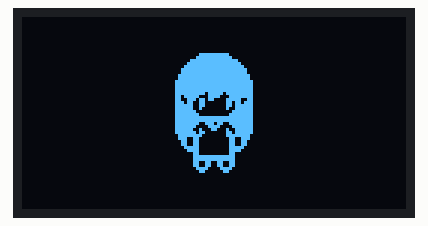
Recording of a program running on a simulated ESP32 board running MicroPython. Parts: 128×64 one-colour display. At 0.1 s the program stops and its outputs stay as they are.

Above: at 0.1 s.

The program:

05-image.py
```python
#Import libary
from machine import Pin,SoftI2C
from time import sleep
from framebuf import FrameBuffer,MONO_HLSB
from ssd1306 import SSD1306_I2C
from images import miwo_logo , mari_logo

#Pin setup
oled_Pin = SoftI2C(scl=Pin(22),sda=Pin(21))

#OLED Interface
oled = SSD1306_I2C(128,64,oled_Pin)

#Screen Invert
oled.invert(1)

#Line x , y , width , height , color
oled.rect(3,3,122,58,1)
oled.show()

#Create frame buffer
fb1 = FrameBuffer(miwo_logo,128,64,MONO_HLSB)
fb2 = FrameBuffer(mari_logo,128,64,MONO_HLSB)

#Blit the image to the display and show it
oled.fill(0)
oled.blit(fb2, 0, 0)
oled.show()
```

Source omitted: images.py (data table, 12607 bytes)
